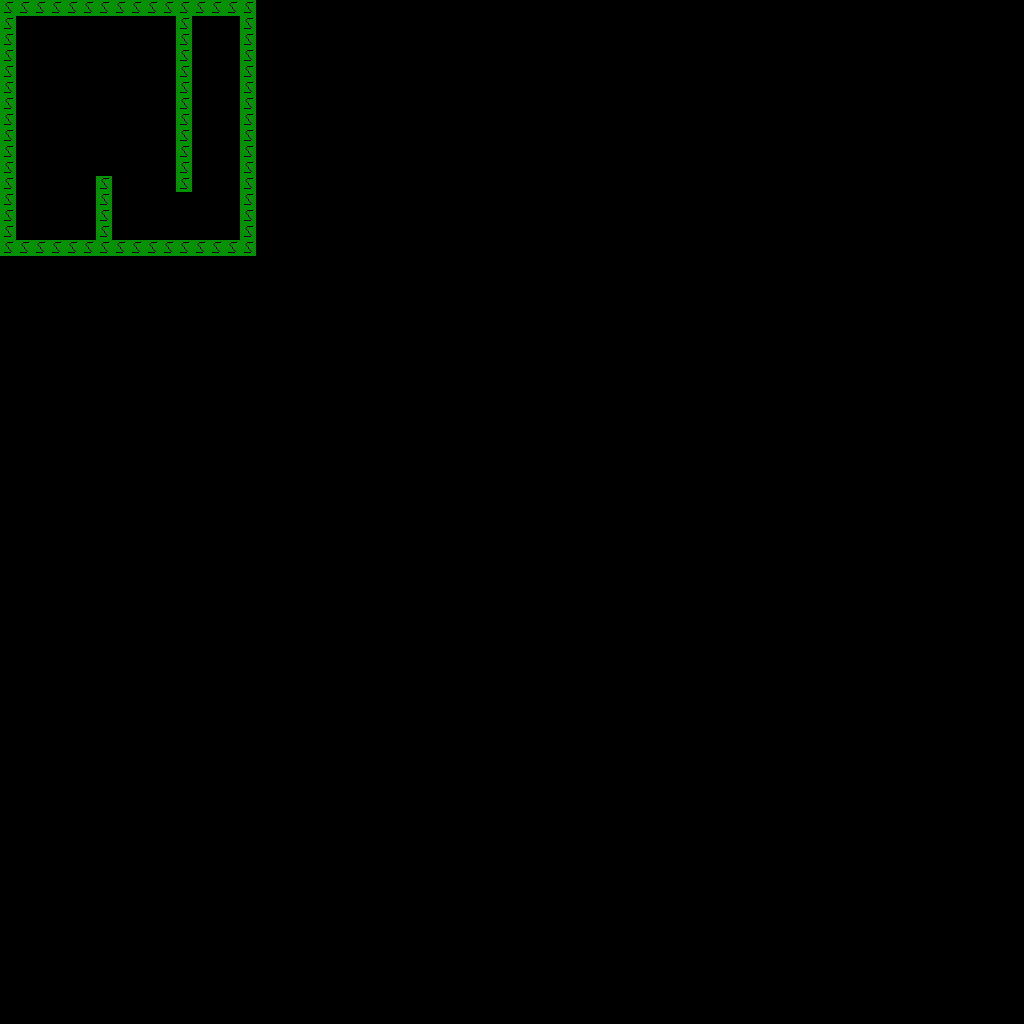

Tiled map render using the project's own tile images. Description and the map definition, with tile-layer contents summarised, below:
An orthogonal 64x64 tile map with 16x16 px tiles, 2 tile layers (collisions, background).

<map version="1.9" tiledversion="1.9.2" orientation="orthogonal" renderorder="right-down" width="64" height="64" tilewidth="16" tileheight="16" infinite="0" nextlayerid="4" nextobjectid="1">
 <tileset firstgid="1" source="../tilesets/collisions.tsx" />
 <objectgroup id="3" name="actors" />
 <layer id="2" name="collisions" width="64" height="64">
  <data>[4096 cells, 75 non-empty, 1 distinct tile ids]</data>
 </layer>
 <layer id="1" name="background" width="64" height="64">
  <data>[4096 cells, 75 non-empty, 1 distinct tile ids]</data>
 </layer>
</map>
